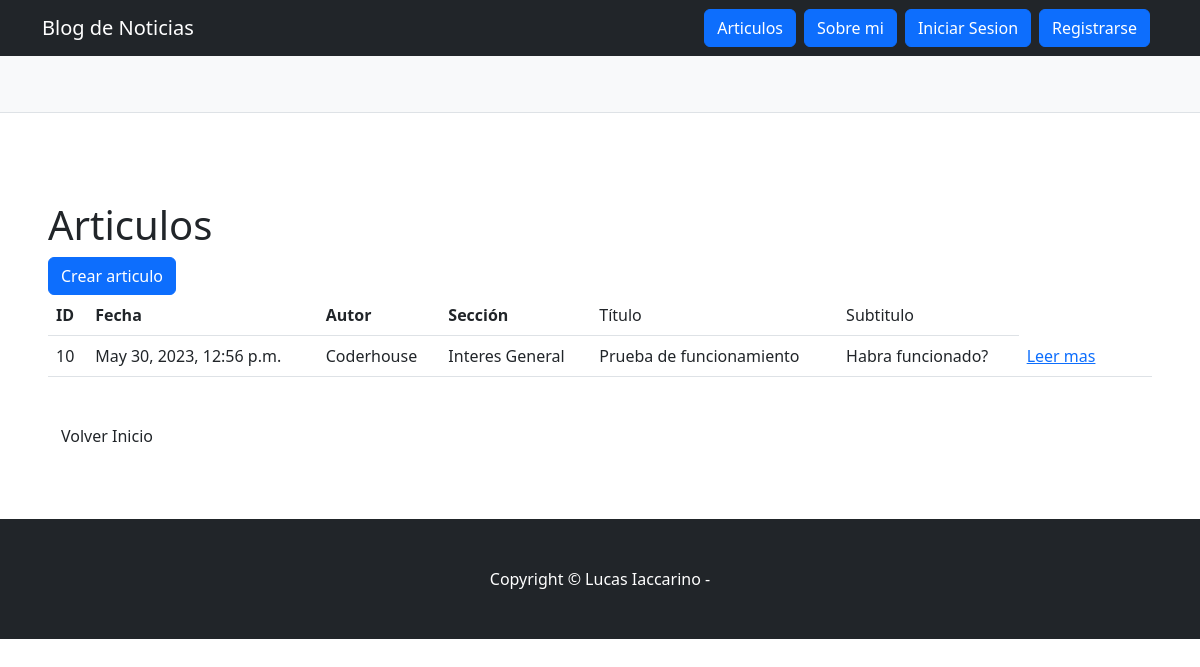
Page /pages/list/ on the committed database.
### blog_app/models.py (models this page shows, shortened)
class Articulo(models.Model):
    titulo = models.CharField(max_length=100)
    subtitulo = models.CharField(max_length=200)
    cuerpo = models.TextField()
    fecha=models.DateTimeField(default=timezone.now)
    SECCION_CHOICES = (("Policiales", "Policiales"),("Deportes", "Deportes"),("Politica", "Politica"),("Interes General", "Interes General"),)
    seccion = models.CharField(max_length=1028, choices=SECCION_CHOICES)
    autor = models.ForeignKey(User, on_delete=models.CASCADE)
    imagen_articulo = models.ImageField(upload_to='imagenes/', null=True, blank=True)

### blog_app/views.py (the view)
# urls.py: path("list/", ArticuloListView.as_view(), name="lista_articulos"),
class ArticuloListView(ListView):
    model = Articulo
    template_name = "blog_app/lista_articulos.html"

### blog_app/templates/blog_app/lista_articulos.html (shortened to what this page needs)
{% extends "blog_app/base.html" %}
{% block contenido %}
{% load static %}
<section>
  <div>
    <h1>Articulos</h1>
    <a class="btn btn-primary" href="{% url 'crear_articulo' %}">Crear articulo</a>
    <br>
    <table class="table">
      <tbody>
        <tr>
          <th>ID</th>
          <th>Fecha</th>
          <th>Autor</th>
          <th>Sección</th>
          <td>Título</td>
          <td>Subtitulo</td>
        </tr>
        {% if object_list %}
          {% for articulo in object_list %}
          <tr>
            <td>{{ articulo.id }}</td>
            <td>{{ articulo.fecha }}</td>
            <td>{{ articulo.autor }}</td>
            <td>{{ articulo.seccion }}</td>
            <td>{{ articulo.titulo }}</td>
            <td>{{ articulo.subtitulo }}</td>
            <td>
              <a href="{% url 'ver_articulo' articulo.id %}">Leer mas</a>
            </td>
            <td>
            </td>
            <td>
            </td>
          </tr>
          {% endfor %}
        {% else %}
          <tr>
            <td colspan="6">No hay artículos.</td>
          </tr>
        {% endif %}
      </tbody>
    </table>
  </div>
  <br>
  <a class="btn btn-sucess" href="{% url 'inicio' %}">Volver Inicio</a>
</section>
{% endblock contenido %}

### rows in the picture
Articulo: id "10", fecha "May 30, 2023, 12:56 p.m.", autor "Coderhouse", seccion "Interes General", titulo "Prueba de funcionamiento", subtitulo "Habra funcionado?"
